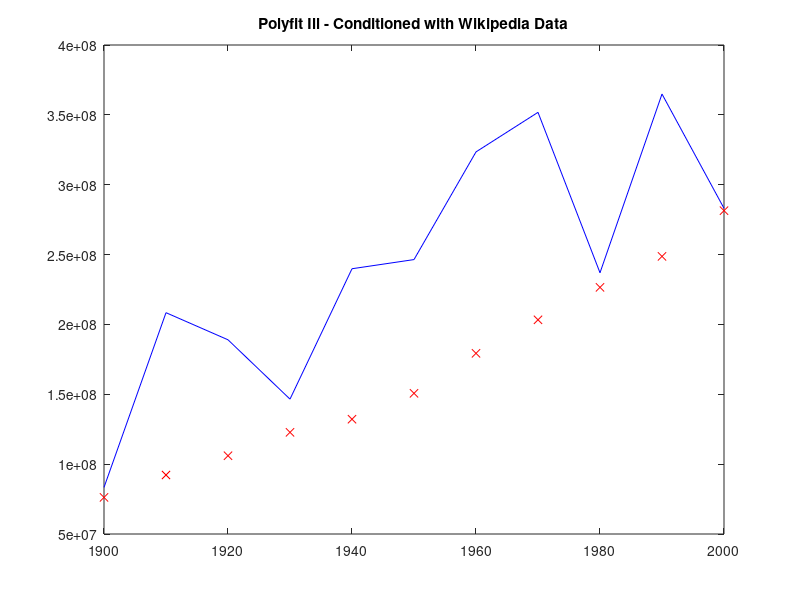

Reproduce this figure in MATLAB.
% Data such that y is the population and t is the given year.
y = [76212168, 92228496, 106021537, 122775046, 132164569, 150697361, 179323175, 203302031, 226545805, 248709873, 281421906];
y = y.'; % now a column-vector after transpose
t = 1900 :10:2000;

% *********** Most ill - conditoned *********

%t = 1900 :10:2000;
%A = fliplr(vander(t));

A = zeros(11);
t = 1900;
for i = 1 : 11
    for j = 1 : 11
        A(i, j ) = t ^ (j - 1);
    end
    t = t + 10;
end



% Solving for A*x = y
x = A\y;

% Solving for polynomial interpolation

% Using Horner's Method for more stable solution
%syms t
%f = horner( x(1) + x(2)*t^1 + x(3)*t^2 + x(4)*t^3 + x(5)*t^4 + x(6)*t^5 + x(7)*t^6 + x(8)*t^7 + x(9)*t^8 + x(10)*t^9);
%f = @(t) - t*(t*(t*(t*(t*(t*(t*(t*((1530217085448299*t)/75557863725914323419136 - 5969227751195685/36893488147419103232) + 3056868371704043/4503599627370496) - 6552754173765227/4398046511104) + 123397902974661/134217728) + 7765967876167535/2097152) - 176895987169001/16) + 13981327018568144) - 8971611585657193472) - 2386967943484852928512;
%f = @(t) x(1) + x(2)*t^1 + x(3)*t^2 + x(4)*t^3 + x(5)*t^4 + x(6)*t^5 + x(7)*t^6 + x(8)*t^7 + x(9)*t^8 + x(10)*t^9;
f = @(t) x(1)+x(2)*t.^1 + x(3)*t.^2 + x(4)*t.^3 + x(5)*t.^4 + x(6)*t.^5 + x(7)*t.^6 + x(8)*t.^7 + x(9)*t.^8 + x(10)*t.^9 + x(11)*t.^10;




% Making a vector with evaluations of the polynomial interpolation
y_hat = [];
for t = 1900 :10: 2000
    yi = f(t);
    y_hat = [y_hat,yi];
end

t = 1900 :10: 2000;

plot(t,y_hat, 'b' , t, y, 'x r');
title('Polyfit Ill - Conditioned with Wikipedia Data');


ans22 = f(2010);
num2str(ans22,'%.0f')
